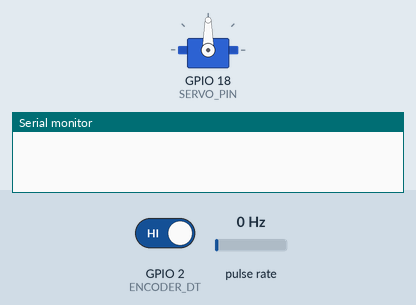
Bench run of a program on a simulated ESP32. On the bench: servo, the last lines printed to the serial monitor. Wiring (inferred from the names in the program): pulse sensor: data GPIO 15. The test bench sets the inputs (shaded band); at power-on: pulse rate 0 Hz, GPIO 2 (ENCODER_DT) HIGH.

Above: at 1.2 s.
1.3 s: pulse rate (sensor on GPIO 15) set to 4 Hz
At 1.53 s:
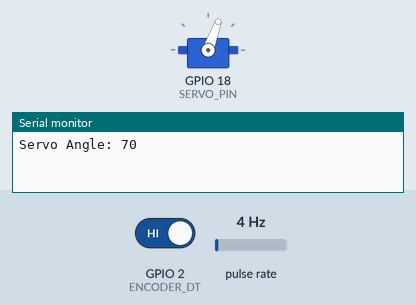
4.3 s: pulse rate (sensor on GPIO 15) set to 50 Hz
At 5.9 s:
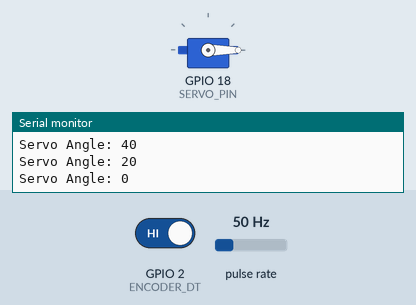
6.2 s: GPIO 2 (ENCODER_DT) driven LOW
At 7.4 s:
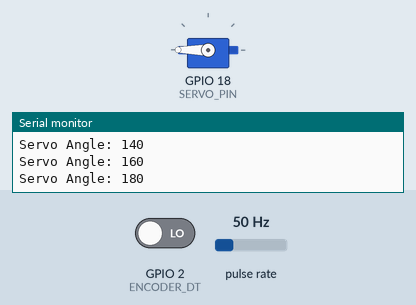
7.8 s: pulse rate (sensor on GPIO 15) set to 100 Hz
At 8.2 s:
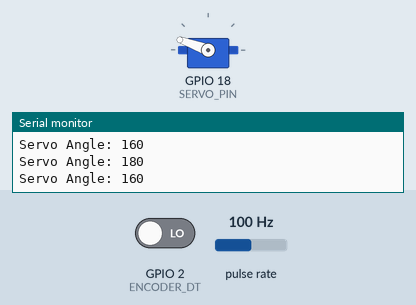
10.8 s: GPIO 2 (ENCODER_DT) driven HIGH
13.8 s: pulse rate (sensor on GPIO 15) set to 196 Hz
Timing chart, 0 to 21.9 s (numbered marks = the images above; inputs shaded):
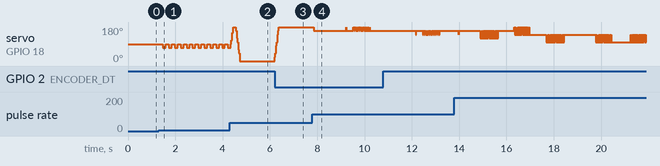

The program:

main.cpp
```cpp
#include <Arduino.h>
#include <ESP32Servo.h>

#define ENCODER_CLK 15
#define ENCODER_DT 2
#define SERVO_PIN 18

Servo seansServo;
volatile int angle = 90; // Must be volatile since it's used in ISR
int lastStateCLK;
unsigned long lastDebounceTime = 0;
const int debounceDelay = 10;

/*
The function readEncoder should be declared as an interupt service routine, (ISR), because this
way the main loop, loop(), doesn't have to continuously check the encoder for changes in the
ENCODER_CLK, it automatically goes to this function when a change is detected
*/
void IRAM_ATTR readEncoder()
{
  unsigned long currentTime = millis();

  // Debounce: Ignore fast changes
  if (currentTime - lastDebounceTime > debounceDelay)
  {
    int stateCLK = digitalRead(ENCODER_CLK);

    if (stateCLK != lastStateCLK)
    {
      if (digitalRead(ENCODER_DT) != stateCLK)
      {
        angle += 20; // Clockwise
      }
      else
      {
        angle -= 20; // Counterclockwise
      }

      // Ensure angle stays between 0 and 180
      angle = constrain(angle, 0, 180);
      lastDebounceTime = currentTime;
    }
  }

  lastStateCLK = digitalRead(ENCODER_CLK);
}

void setup()
{
  Serial.begin(115200);

  pinMode(ENCODER_CLK, INPUT);
  pinMode(ENCODER_DT, INPUT);

  attachInterrupt(digitalPinToInterrupt(ENCODER_CLK), readEncoder, CHANGE);

  seansServo.attach(SERVO_PIN);
  seansServo.write(angle); // Set initial position

  lastStateCLK = digitalRead(ENCODER_CLK);
}

void loop()
{
  static int lastServoAngle = 90;

  // Only update the servo if the angle has changed
  if (angle != lastServoAngle)
  {
    seansServo.write(angle);
    lastServoAngle = angle;
    Serial.print("Servo Angle: ");
    Serial.println(angle);
  }
}
```

Measured:
- after the input at 1.3 s, servo on GPIO 18 (SERVO_PIN): alternates 90° for 0.12 s and 70° for 0.12 s, starting after 0.18 s
- after the input at 6.2 s, servo on GPIO 18 (SERVO_PIN): 0° → 180° at once
- after the input at 7.8 s, servo on GPIO 18 (SERVO_PIN): goes 160° 1.4 s, 180° 0.02 s, 160° 0.29 s, 23 × (180° 0.01 s, 160° 0.02 s), 180° 0.01 s, then 160°, starting after 0.05 s
